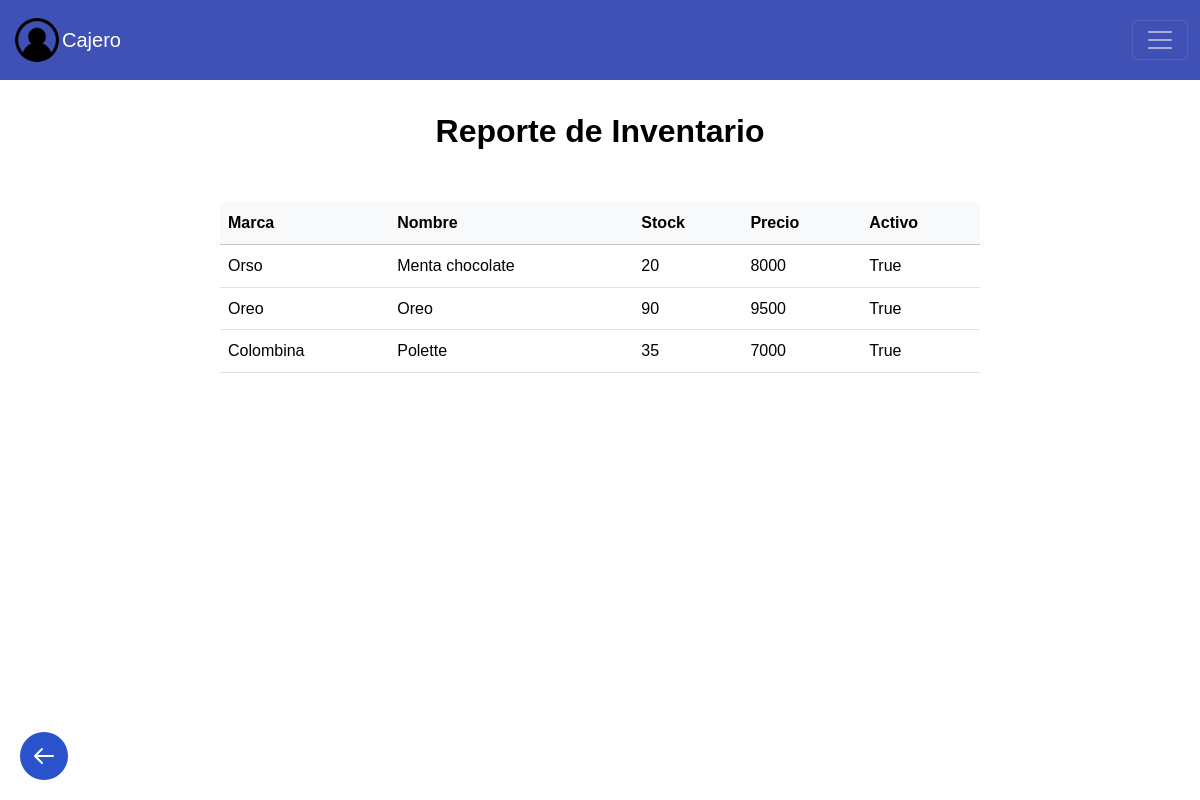
Before: /reporte_inventario/ with the older database file.
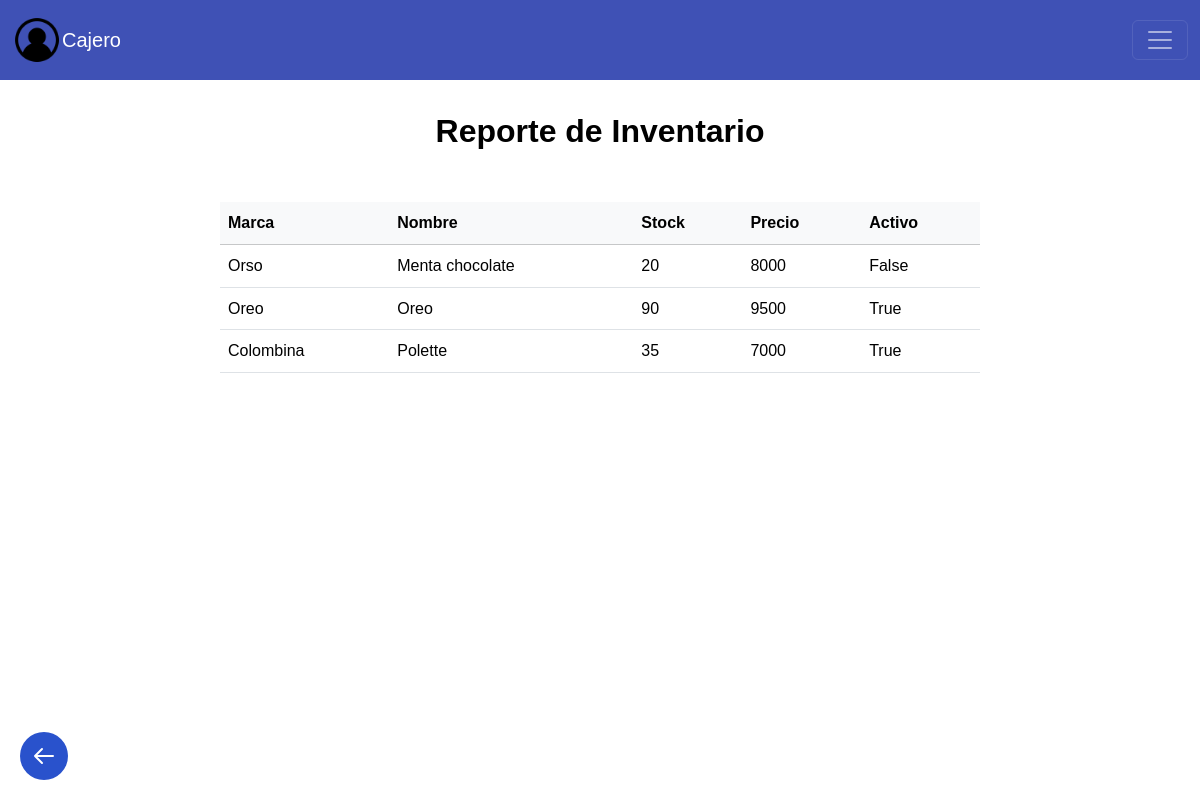
After: the same page with the newer database file.
### helados/models.py (models this page shows, shortened)
class Helado (models.Model):
    marca = models.CharField(max_length=200)
    nombre = models.CharField(max_length=200)
    descripcion = models.CharField(max_length=200)
    activo  = models.BooleanField(default=True)
    valor = models.IntegerField (blank= False)
    stock = models.IntegerField(blank=False, default=0)

### helados/views.py (the view)
# urls.py: path('reporte_inventario/', views.reporte_inventario, name='reporte_inventario'),
def reporte_inventario(request):
    helados = Helado.objects.all()
    return render(request, 'reporte_inventario.html', {'helados': helados})

### helados/frontend/templates/reporte_inventario.html
{% extends 'layouts/base.html'%}
{% block user %}
Cajero
{% endblock %}
{% block content%}
    <h2 class="dashboard-heading">Reporte de Inventario</h2>
    <main>
        <table class="table">
            <tr>
                <th class="table-light">Marca</th>
                <th class="table-light">Nombre</th>
                <th class="table-light">Stock</th>
                <th class="table-light">Precio</th>
                <th class="table-light"> Activo</th>
            </tr>
            {% for helado in helados %}
            <tr>
                <td>{{ helado.marca }}</td>
                <td>{{ helado.nombre }}</td>
                <td>{{ helado.stock}} </td>
                <td>{{ helado.valor }}</td>
                <td>{{ helado.activo }}</td>
            </tr>
            {% endfor %}
        </table>
    </main>
    <a href="javascript:void(0);" class="back-button" onclick="window.history.back();">
        <svg xmlns="http://www.w3.org/2000/svg" fill="none" viewBox="0 0 24 24" stroke="currentColor">
            <path stroke-linecap="round" stroke-linejoin="round" stroke-width="2" d="M10 19l-7-7m0 0l7-7m-7 7h18" />
        </svg>
    </a>
{% endblock %}

Changed rows visible on the page:
changed Helado "Orso": activo "True" → "False"
